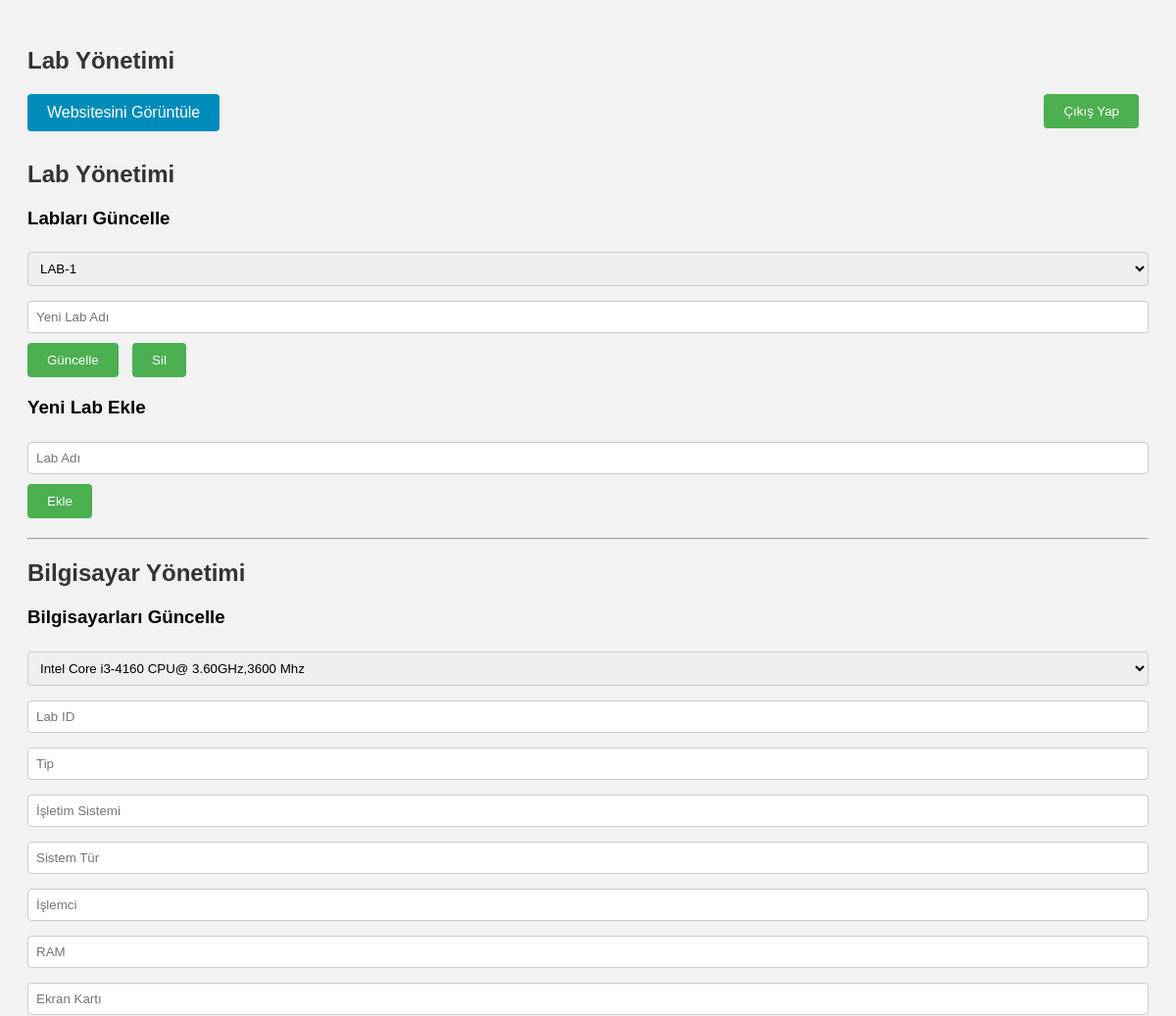
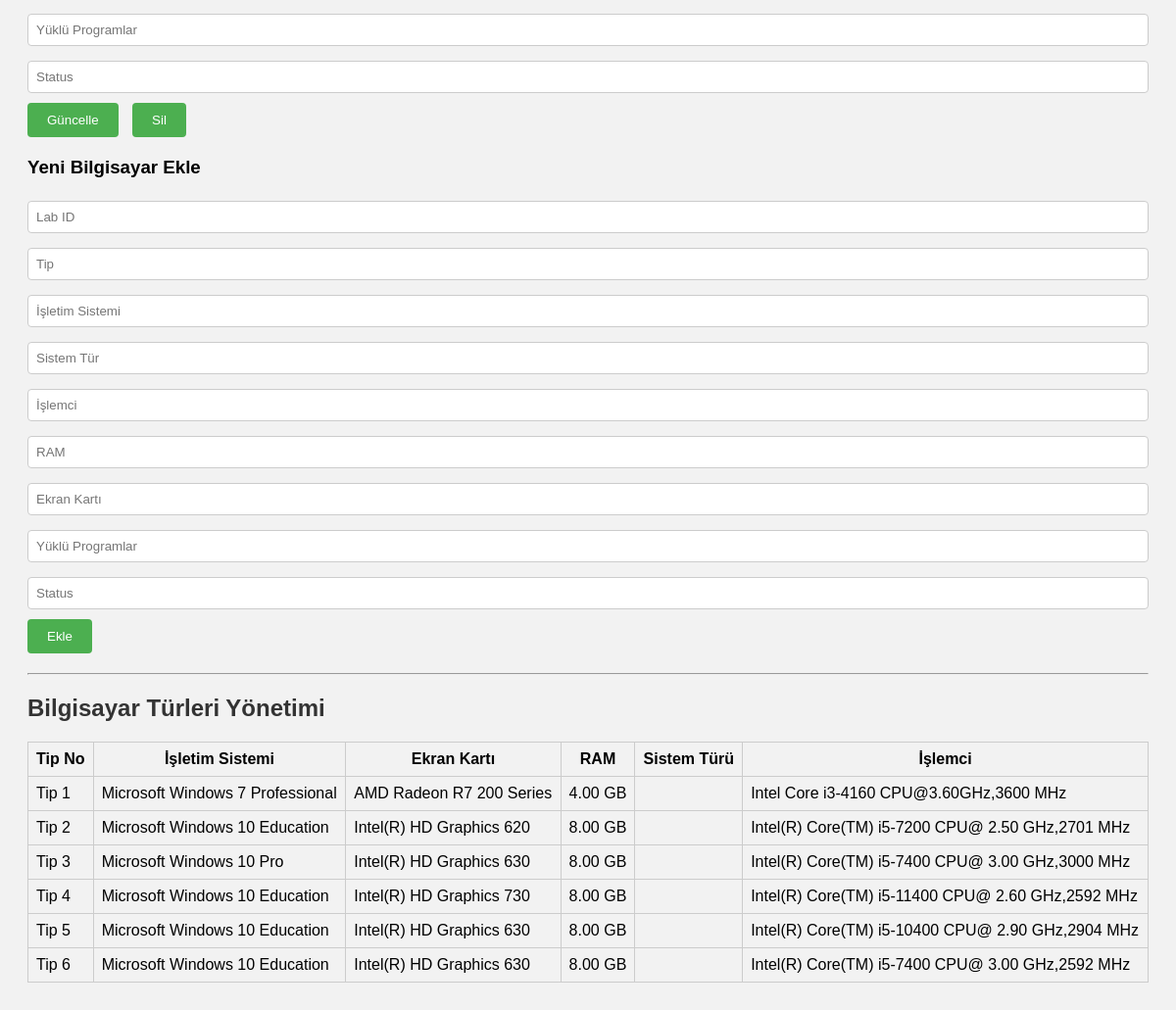
Page /admin_panel.php on the earlier database version (2 pictures, top to bottom).
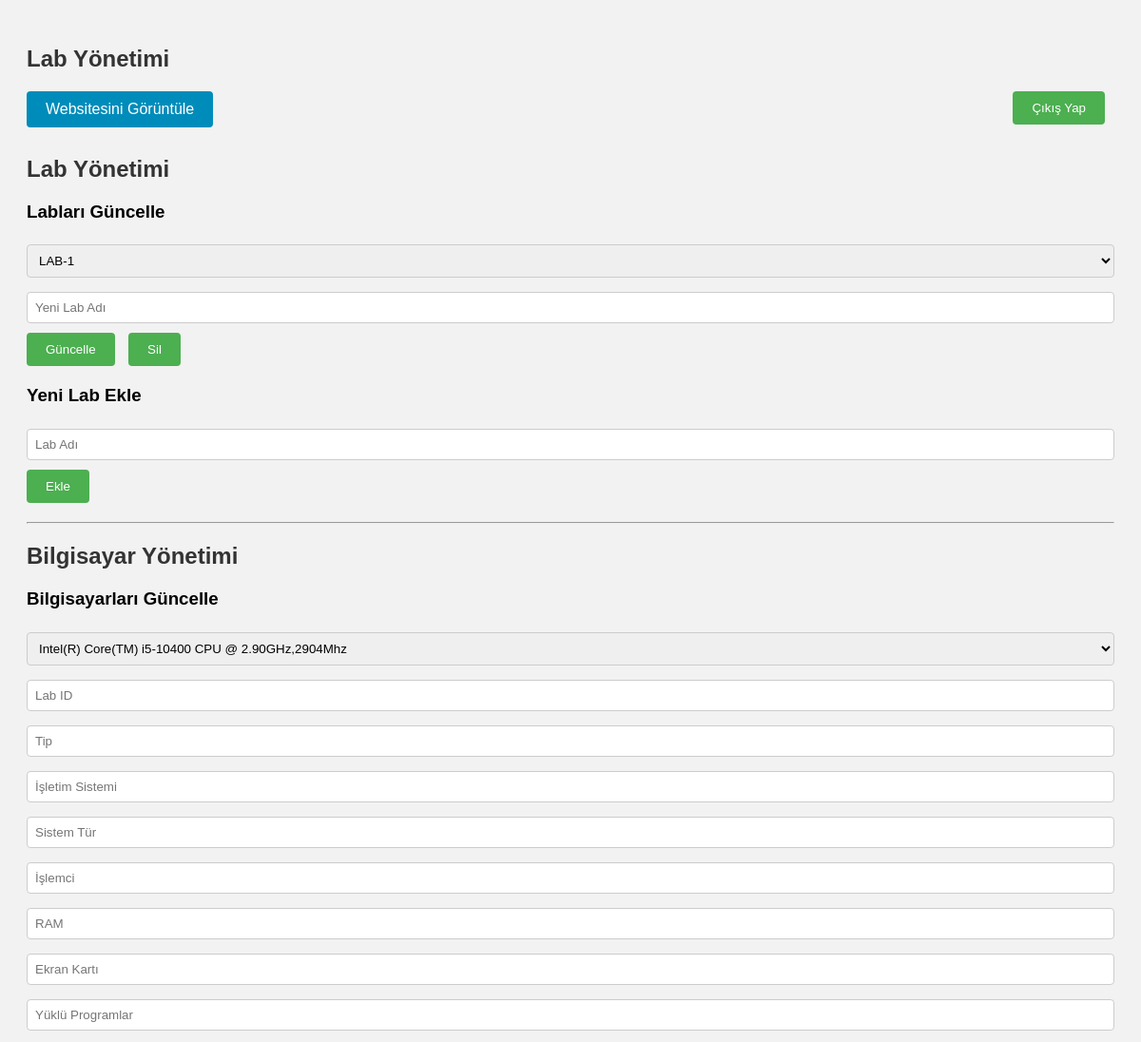
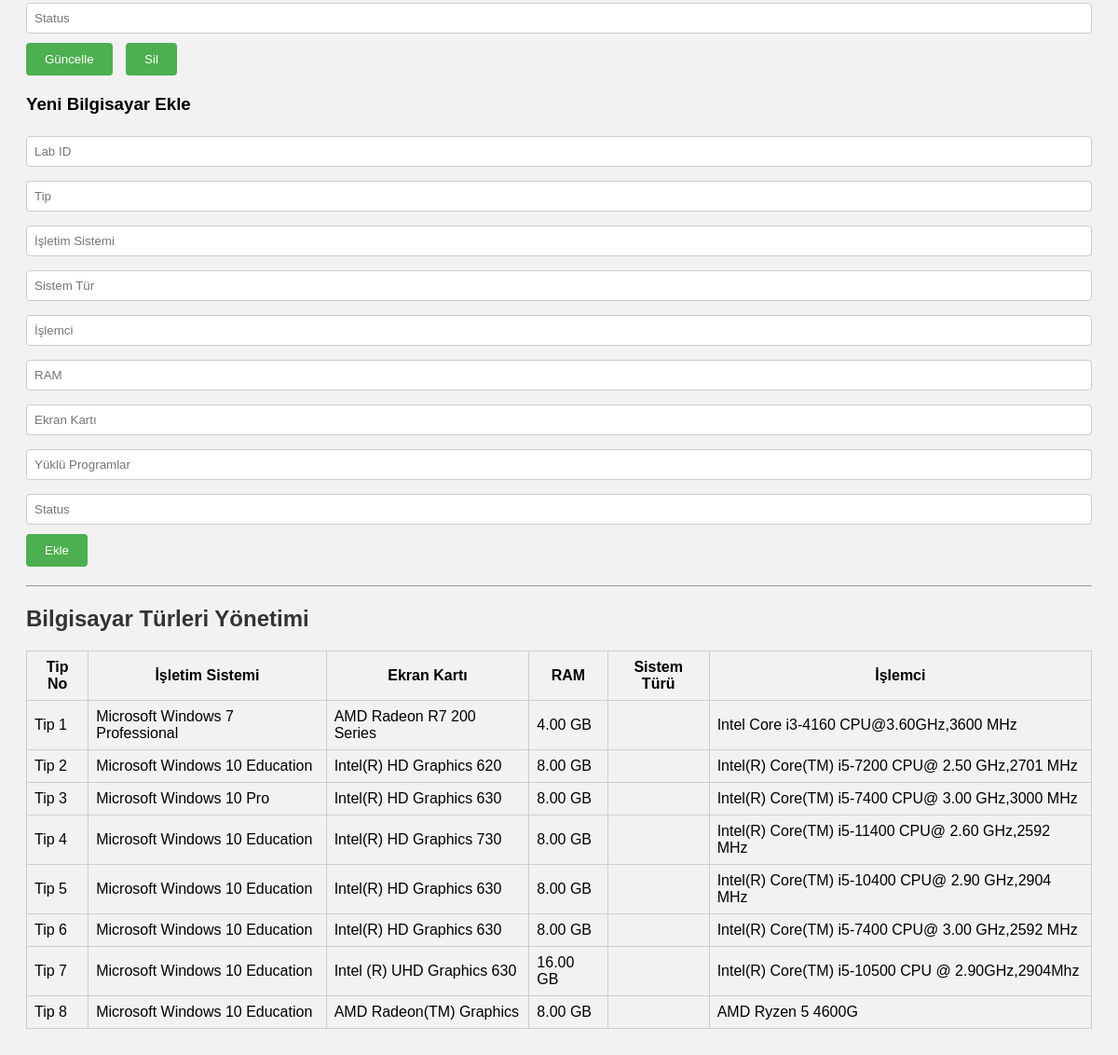
Same page on the later database version (2 pictures, top to bottom).
### tables this page shows
CREATE TABLE `tip_tbl` (
  `tip_no` varchar(50) NOT NULL,
  `isletim_sistemi` text NOT NULL,
  `ekran_kartı` text NOT NULL,
  `RAM` varchar(50) NOT NULL,
  `sistem_türü` varchar(50) NOT NULL,
  `islemci` text NOT NULL
);

### admin_panel.php (the view, shortened to what this page needs)
<!DOCTYPE html>
<html lang="tr">
<head>
</head>
<body>
    <h2>Lab Yönetimi</h2>
    <a href="index.php" target="_blank">Websitesini Görüntüle</a>
    <form action="logout.php" method="post" style="float: right;">
        <button type="submit" name="logout">Çıkış Yap</button>
    </form>
<?php
require_once 'config.php';
function getAllLabs() {
    global $conn;
    $sql = "SELECT * FROM labs";
    $result = $conn->query($sql);
    return $result;
}
function getLabComputers($lab_id) {
    global $conn;
    $sql = "SELECT * FROM bilgisayarlar WHERE lab_id = $lab_id";
    $result = $conn->query($sql);
    return $result;
}
function getAllComputerTypes() {
    global $conn;
    $sql = "SELECT * FROM tip_tbl";
    $result = $conn->query($sql);
    return $result;
}
$labs = getAllLabs();
$computer_types = getAllComputerTypes();
?>
<!DOCTYPE html>
<html lang="tr">
<head>
</head>
<body>
    <h2>Lab Yönetimi</h2>
    <form action="<?php echo htmlspecialchars($_SERVER["PHP_SELF"]); ?>" method="post">
        <h3>Labları Güncelle</h3>
        <select name="lab_id">
            <?php while ($lab = $labs->fetch_assoc()) : ?>
                <option value="<?php echo $lab['lab_id']; ?>"><?php echo $lab['lab_name']; ?></option>
            <?php endwhile; ?>
        </select>
        <input type="text" name="new_lab_name" placeholder="Yeni Lab Adı" required>
        <button type="submit" name="update_lab">Güncelle</button>
        <button type="submit" name="delete_lab">Sil</button>
    </form>
    <form action="<?php echo htmlspecialchars($_SERVER["PHP_SELF"]); ?>" method="post">
        <h3>Yeni Lab Ekle</h3>
        <input type="text" name="new_lab_name" placeholder="Lab Adı" required>
        <button type="submit" name="add_lab">Ekle</button>
    </form>
    <hr>
    <h2>Bilgisayar Yönetimi</h2>
    <form action="<?php echo htmlspecialchars($_SERVER["PHP_SELF"]); ?>" method="post">
        <h3>Bilgisayarları Güncelle</h3>
        <select name="bilg_id">
            <?php foreach ($labs as $lab) : ?>
                <optgroup label="<?php echo $lab['lab_name']; ?>">
                    <?php
                    $computers = getLabComputers($lab['lab_id']);
                    while ($computer = $computers->fetch_assoc()) :
                    ?>
                        <option value="<?php echo $computer['bilg_id']; ?>"><?php echo $computer['islemci']; ?></option>
                    <?php endwhile; ?>
                </optgroup>
            <?php endforeach; ?>
        </select>
        <input type="text" name="lab_id" placeholder="Lab ID" required>
        <input type="text" name="tip" placeholder="Tip" required>
        <input type="text" name="isletim_sistemi" placeholder="İşletim Sistemi" required>
        <input type="text" name="sistem_tür" placeholder="Sistem Tür" required>
        <input type="text" name="islemci" placeholder="İşlemci" required>
        <input type="text" name="RAM" placeholder="RAM" required>
        <input type="text" name="ekran_kartı" placeholder="Ekran Kartı" required>
        <input type="text" name="yüklü_programlar" placeholder="Yüklü Programlar" required>
        <input type="text" name="status" placeholder="Status" required>
        <button type="submit" name="update_computer">Güncelle</button>
        <button type="submit" name="delete_computer">Sil</button>
    </form>
    <form action="<?php echo htmlspecialchars($_SERVER["PHP_SELF"]); ?>" method="post">
        <h3>Yeni Bilgisayar Ekle</h3>
        <input type="text" name="lab_id" placeholder="Lab ID" required>
        <input type="text" name="tip" placeholder="Tip" required>
        <input type="text" name="isletim_sistemi" placeholder="İşletim Sistemi" required>
        <input type="text" name="sistem_tür" placeholder="Sistem Tür" required>
        <input type="text" name="islemci" placeholder="İşlemci" required>
        <input type="text" name="RAM" placeholder="RAM" required>
        <input type="text" name="ekran_kartı" placeholder="Ekran Kartı" required>
        <input type="text" name="yüklü_programlar" placeholder="Yüklü Programlar" required>
        <input type="text" name="status" placeholder="Status" required>
        <button type="submit" name="add_computer">Ekle</button>
    </form>
    <hr>
    <h2>Bilgisayar Türleri Yönetimi</h2>
    <table border="1">
        <tr>
            <th>Tip No</th>
            <th>İşletim Sistemi</th>
            <th>Ekran Kartı</th>
            <th>RAM</th>
            <th>Sistem Türü</th>
            <th>İşlemci</th>
        </tr>
        <?php while ($type = $computer_types->fetch_assoc()) : ?>
            <tr>
                <td><?php echo $type['tip_no']; ?></td>
                <td><?php echo $type['isletim_sistemi']; ?></td>
                <td><?php echo $type['ekran_kartı']; ?></td>
                <td><?php echo $type['RAM']; ?></td>
                <td><?php echo $type['sistem_tür']; ?></td>
                <td><?php echo $type['islemci']; ?></td>
            </tr>
        <?php endwhile; ?>
    </table>
</body>
</html>

Differences in the rows shown:
added tip_tbl: tip_no "Tip 7", isletim_sistemi "Microsoft Windows 10 Education", ekran_kartı "Intel (R) UHD Graphics 630", RAM "16.00 GB", islemci "Intel(R) Core(TM) i5-10500 CPU @ 2.90GHz,2904Mhz"
added tip_tbl: tip_no "Tip 8", isletim_sistemi "Microsoft Windows 10 Education", ekran_kartı "AMD Radeon(TM) Graphics", RAM "8.00 GB", islemci "AMD Ryzen 5 4600G"
Other differences:
form field bilg_id: "Intel Core i3-4160 CPU@ 3.60GHz,3600 Mhz" → "Intel(R) Core(TM) i5-10400 CPU @ 2.90GHz,2904Mhz"
